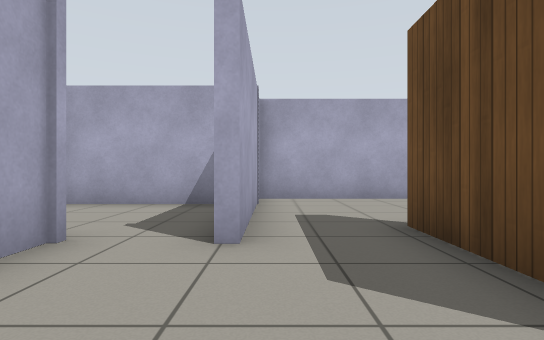
View 1 (above)

17 first-person views from a walk through a Gazebo world. The camera is 0.72 m above the floor, looks level and sees 80° across. The floor is counted in squares, 1 m on a side. Each view is taken from the middle of a square. On the plan, view 1 faces up. The plan holds only what a view shows up to about 10 squares ahead; the rest is blank. Simple patterns stand in for the simulator's built-in surfaces.

View 2
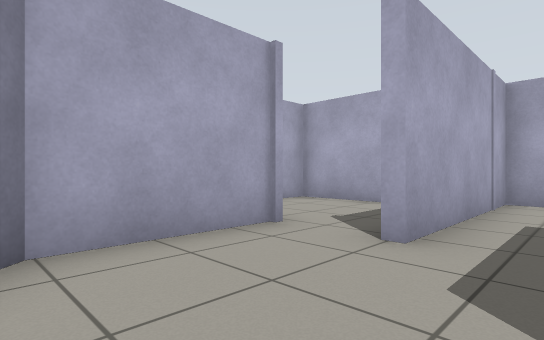

View 3
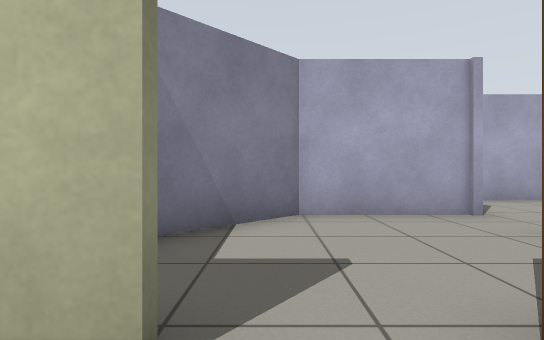

View 4
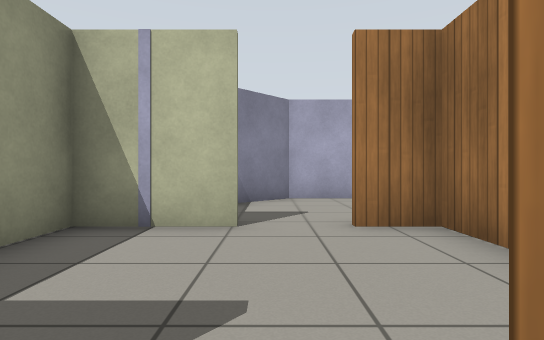

View 5
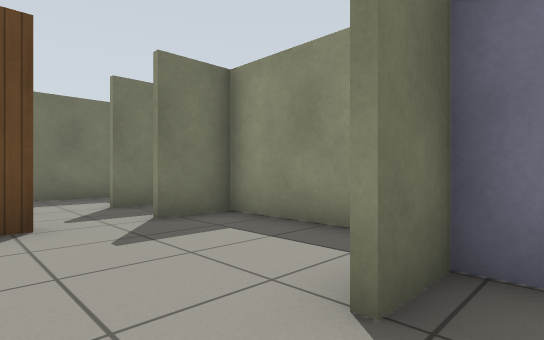

View 6
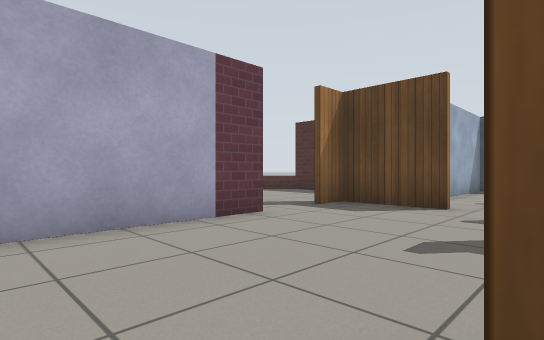

View 7
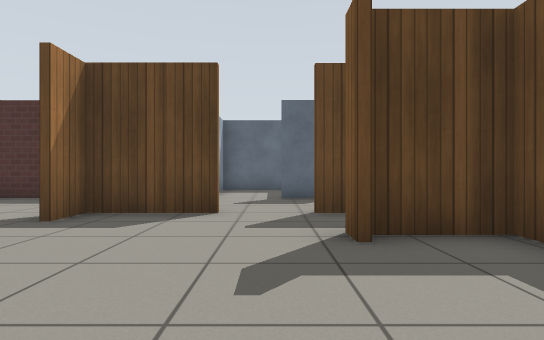

View 8
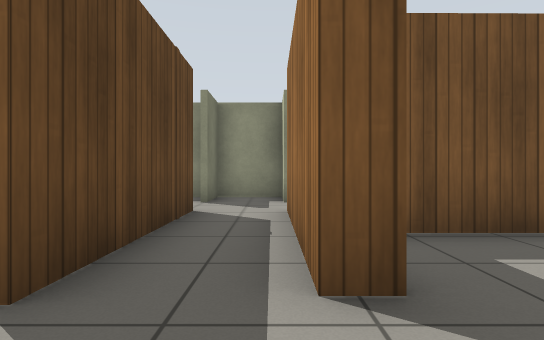

View 9
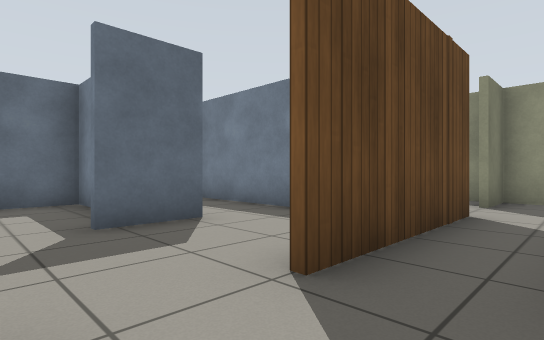

View 10
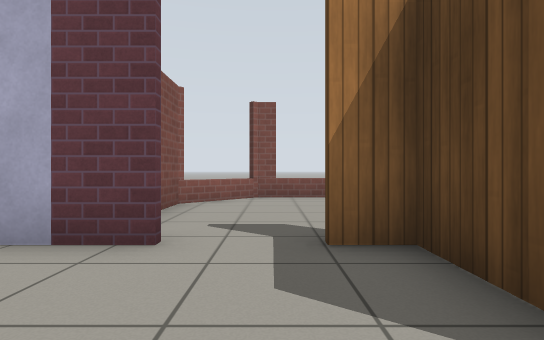

View 11
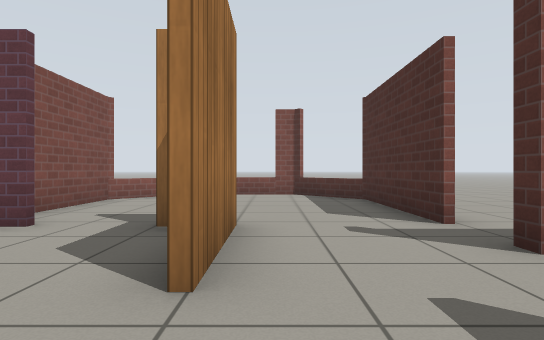

View 12
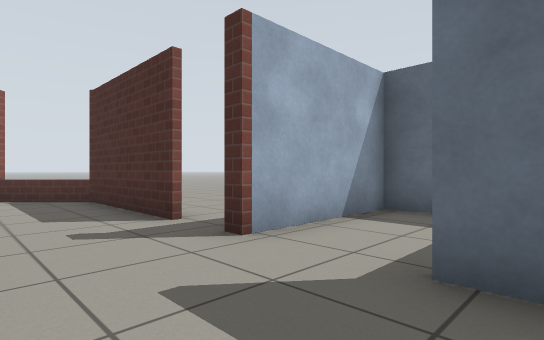

View 13
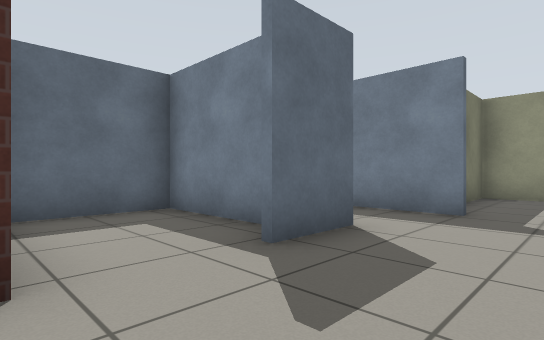

View 14
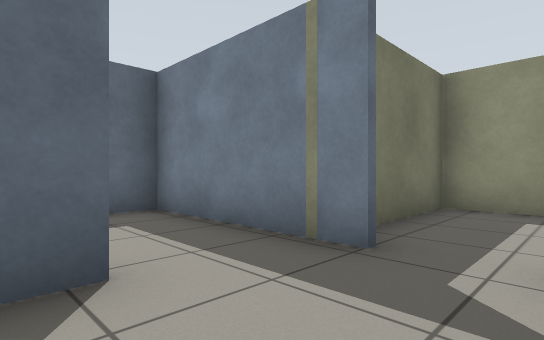

View 15
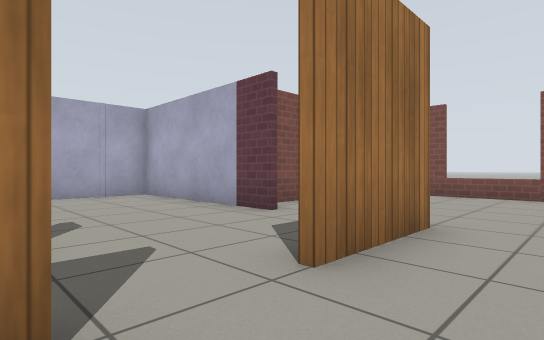

View 16
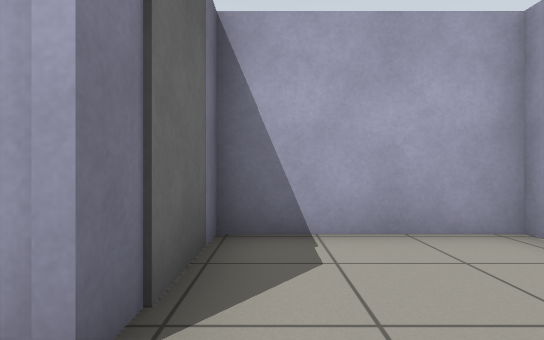

View 17
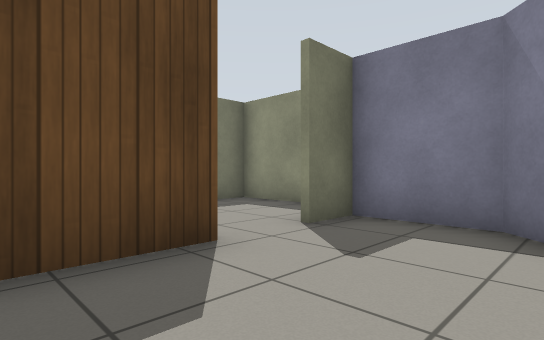

### Floor plan
Points are (right, up) in squares from view 1. A wall is a line through its corners. A room is listed if a view was taken in it or the views show most of it. See-through windows are left out.
Room 1 (views 1, 2, 5)
walls: (1.7, 1) (1.7, 4.3); (3.1, 2.2) (1.9, 2.2) (1.9, 1); (-2.2, 3.3) (-2.2, 0.4) (-0.2, -1.5) (1.7, -1.5) (1.7, -0.4)
ways out: opening at (2, 0.5) to room 2; opening at (1, 4) to room 3; opening at (-1, 3) to room 5
Room 2 (views 3, 4)
walls: (1.9, -0.4) (1.9, -2.5) (7.4, -2.5); (5.6, -2.6) (5.6, -1.1)
ways out: opening at (2, 0.5) to room 1; opening at (6, 0) to room 7
Room 3 (views 6, 7, 8, 9, 10)
walls: (5.1, 4.2) (5.7, 4.2); (2.8, 2.3) (5.6, 2.3) (5.6, 4); (5, 8.1) (-0.3, 8.1) (-0.3, 3.1); (7.4, 5.9) (7.4, 8.1)
ways out: opening at (1, 4) to room 1; opening at (5.5, 8) to room 4; opening at (7, 5) to room 4
Room 4 (views 11, 12, 13, 14, 15)
walls: (7.5, 8.2) (7.5, 5.9); (10.2, 8.2) (10.2, 11.9) (8.7, 13.5) (5.6, 13.5) (4, 11.9) (4, 9.1); (11.1, 4.2) (13.6, 4.2) (13.6, 6.8) (10.2, 6.8); (10.2, 3.2) (10.2, 4.9)
ways out: opening at (5.5, 8) to room 3; opening at (7, 5) to room 3; opening at (8.5, 4) to room 6; opening at (11, 8)
Room 5 (views 16, 17)
walls: (-2.5, 3.3) (-2.2, 3.3); (-1.1, 6.8) (-4.6, 6.8) (-4.6, 3.4)
ways out: opening at (-1, 3) to room 1
objects: door leaf (-4, 3) to (-3, 3)
Room 6 (no view inside)
walls: (9.4, 1.3) (13.6, 1.3) (13.6, 2.3)
ways out: opening at (8.5, 4) to room 4; opening at (9, 1) to room 7
Room 7 (no view inside)
walls: (7.4, 0.3) (7.4, 4.4); (7.9, -2.5) (10, -2.5) (10, 0.1); (5.7, 4.2) (5.7, 0.3)
ways out: opening at (6, 0) to room 2; opening at (9, 1) to room 6

Where each view was taken, in squares from view 1:
view 1: 0 up, 0 right, facing up
view 2: 0 up, 1 right, facing up-left
view 3: 0 up, 3 right, facing left
view 4: 0 up, 6 right, facing left
view 5: 1 up, 1 right, facing down-right
view 6: 4 up, 1 right, facing up-right
view 7: 5 up, 2 right, facing right
view 8: 6 up, 6 right, facing down
view 9: 6 up, 6 right, facing down-right
view 10: 5 up, 6 right, facing up
view 11: 4 up, 8 right, facing up
view 12: 4 up, 8 right, facing up-right
view 13: 7 up, 8 right, facing down-right
view 14: 4 up, 8 right, facing down-right
view 15: 4 up, 9 right, facing up-left
view 16: 4 up, 1 left, facing left
view 17: 3 up, 1 left, facing down-right
